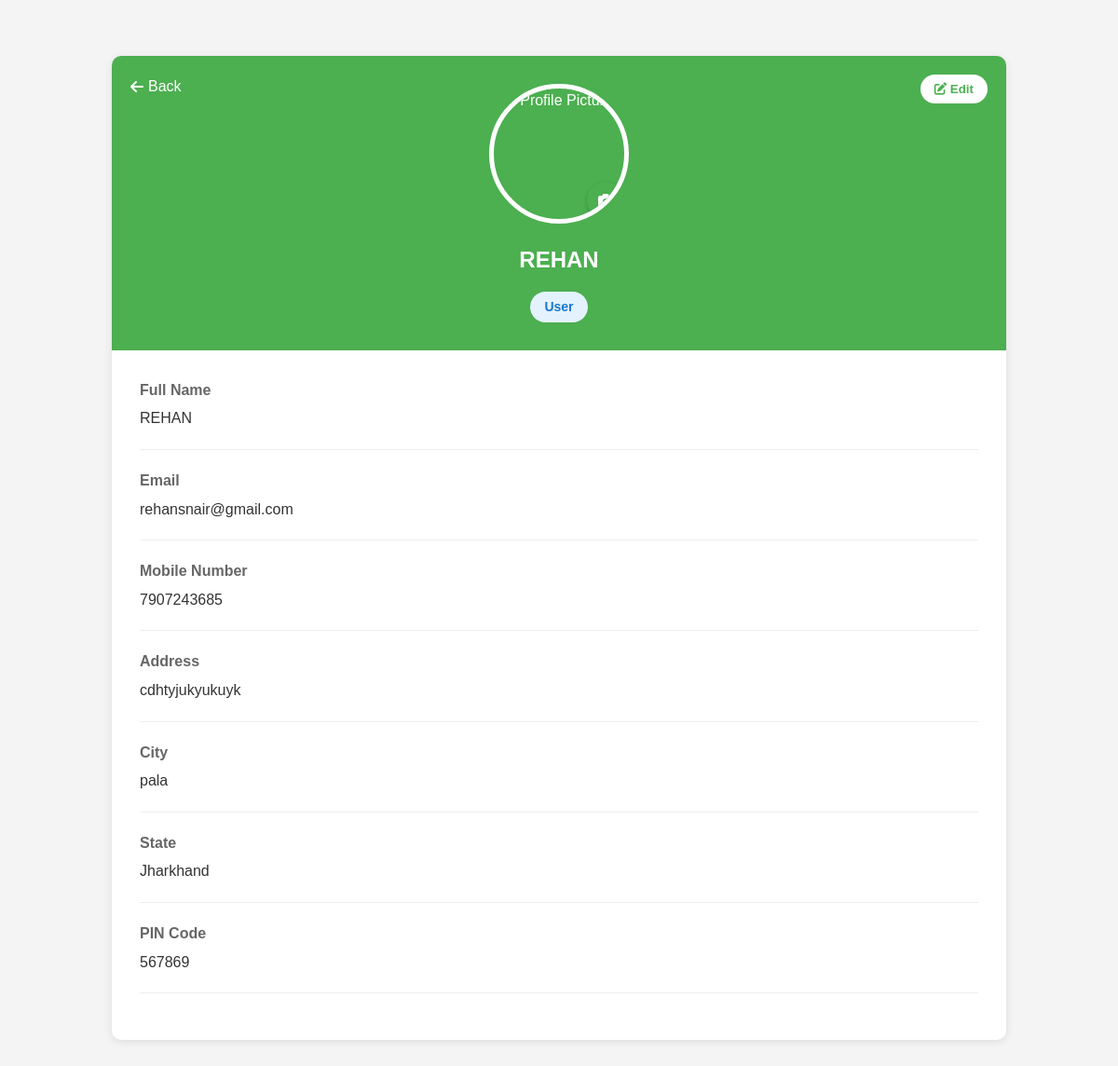
The app's page /profile.php (signed in) with its own data.
### tables this page shows
CREATE TABLE `users` (
  `id` int(11) NOT NULL,
  `full_name` varchar(255) NOT NULL,
  `email` varchar(255) NOT NULL,
  `mobile` varchar(15) NOT NULL,
  `address` text NOT NULL,
  `state` varchar(100) NOT NULL,
  `pincode` varchar(10) NOT NULL,
  `password` varchar(255) NOT NULL,
  `created_at` timestamp NOT NULL DEFAULT current_timestamp(),
  `role` varchar(10) NOT NULL DEFAULT 'user',
  `is_admin` tinyint(1) NOT NULL DEFAULT 0,
  `city` varchar(100) DEFAULT NULL,
  `photo_url` varchar(255) DEFAULT 'default-avatar.png',
  `admin_email` varchar(255) DEFAULT NULL,
  `admin_password` varchar(255) DEFAULT NULL
);

### profile.php (the view, shortened to what this page needs)
<?php
require_once 'db_connection.php';
$user_id = $_SESSION['id'];
$stmt = $conn->prepare("SELECT * FROM users WHERE id = ?");
$stmt->bind_param("i", $user_id);
$stmt->execute();
$user = $stmt->get_result()->fetch_assoc();
function getProfileImage($photo_url) {
    $default_avatar = 'assets/images/default-avatar.png';
    $full_path = __DIR__ . '/' . $photo_url;
    return file_exists($full_path) ? $photo_url : $default_avatar;
}
?>
<!DOCTYPE html>
<html lang="en">
<head>
    <link rel="stylesheet" href="https://cdnjs.cloudflare.com/ajax/libs/font-awesome/6.0.0/css/all.min.css">
</head>
<body>
    <div class="container">
        <div class="profile-card">
            <form method="POST" action="">
                <div class="profile-header">
                    <a href="<?php echo $user['role'] === 'delivery' ? 'delivery_dashboard.php' : 'template.php'; ?>" class="back-button">
                        <i class="fas fa-arrow-left"></i> Back
                    </a>
                    <button type="button" class="edit-button" onclick="toggleEdit()">
                        <i class="fas fa-edit"></i> Edit
                    </button>
                    <div class="profile-image">
                        <img src="<?php echo getProfileImage($user['photo_url']); ?>" alt="Profile Picture" id="profile-preview">
                        <label for="photo-upload" class="photo-upload-label">
                            <i class="fas fa-camera"></i>
                        </label>
                    </div>
                    <h1 class="profile-name"><?php echo htmlspecialchars($user['full_name']); ?></h1>
                    <div class="role-badge role-<?php echo $user['role']; ?>">
                        <?php echo ucfirst($user['role']); ?>
                    </div>
                </div>
                <div class="profile-details">
                    <div class="detail-group">
                        <div class="detail-label">Full Name</div>
                        <div class="detail-value">
                            <span class="text"><?php echo htmlspecialchars($user['full_name']); ?></span>
                        </div>
                    </div>
                    <div class="detail-group">
                        <div class="detail-label">Email</div>
                        <div class="detail-value">
                            <span class="text"><?php echo htmlspecialchars($user['email']); ?></span>
                        </div>
                </div>
                    <div class="detail-group">
                        <div class="detail-label">Mobile Number</div>
                        <div class="detail-value">
                            <span class="text"><?php echo htmlspecialchars($user['mobile']); ?></span>
                        </div>
                </div>
                    <div class="detail-group">
                        <div class="detail-label">Address</div>
                        <div class="detail-value">
                            <span class="text"><?php echo htmlspecialchars($user['address']); ?></span>
                        </div>
                </div>
                    <div class="detail-group">
                        <div class="detail-label">City</div>
                        <div class="detail-value">
                            <span class="text"><?php echo htmlspecialchars($user['city'] ?? 'Not specified'); ?></span>
                        </div>
                </div>
                    <div class="detail-group">
                        <div class="detail-label">State</div>
                        <div class="detail-value">
                            <span class="text"><?php echo htmlspecialchars($user['state']); ?></span>
                        </div>
                </div>
                    <div class="detail-group">
                        <div class="detail-label">PIN Code</div>
                        <div class="detail-value">
                            <span class="text"><?php echo htmlspecialchars($user['pincode']); ?></span>
                        </div>
                </div>
                </div>
            </form>
        </div>
    </div>
</body>
</html>

### profile.php (style rules this page uses)
:root { --primary-color: #4CAF50; --secondary-color: #45a049; --background-color: #f4f4f4; --text-color: #333; }
* { margin: 0; padding: 0; box-sizing: border-box; font-family: 'Arial', sans-serif; }
body { background-color: var(--background-color); color: var(--text-color); line-height: 1.6; }
.container { max-width: 1000px; margin: 40px auto; padding: 20px; }
.profile-card { background: white; border-radius: 10px; box-shadow: 0 2px 10px rgba(0,0,0,0.1); overflow: hidden; }
.profile-header { background: var(--primary-color); color: white; padding: 30px; text-align: center; position: relative; }
.profile-image { position: relative; width: 150px; height: 150px; border-radius: 50%; border: 5px solid white; margin: 0 auto 20px; overflow: hidden; }
.profile-image img { width: 100%; height: 100%; object-fit: cover; }
.profile-name { font-size: 24px; margin-bottom: 5px; }
.profile-details { padding: 30px; }
.detail-group { margin-bottom: 20px; padding-bottom: 20px; border-bottom: 1px solid #eee; }
.detail-label { font-weight: bold; color: #666; margin-bottom: 5px; }
.detail-value { color: #333; font-size: 16px; }
.back-button { position: absolute; top: 20px; left: 20px; color: white; text-decoration: none; display: flex; align-items: center; gap: 5px; }
.role-badge { display: inline-block; padding: 5px 15px; border-radius: 20px; font-size: 14px; font-weight: bold; margin-top: 10px; }
.role-user { background: #e3f2fd; color: #1976d2; }
.edit-button { position: absolute; top: 20px; right: 20px; background: white; color: var(--primary-color); border: none; padding: 8px 15px; border-radius: 20px; cursor: pointer; font-weight: bold; transition: all 0.3s ease; }
.detail-value { position: relative; }
.photo-upload-label { position: absolute; bottom: 0; right: 0; background: var(--primary-color); color: white; width: 40px; height: 40px; border-radius: 50%; display: flex; align-items: center; justify-content: center; cursor: pointer; transition: all 0.3s ease; box-shadow: 0 2px 4px rgba(0,0,0,0.2); }

### records on screen
users: full_name "REHAN", role "User", email "rehansnair@gmail.com", mobile "7907243685", address "cdhtyjukyukuyk", city "pala", state "Jharkhand", pincode "567869"
